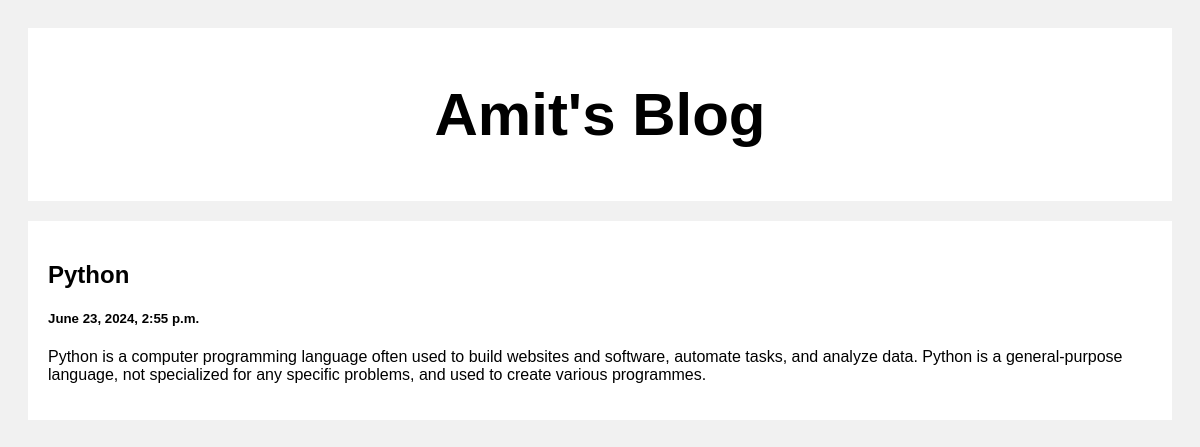
Screenshot of /post/2 with the database file from the repository.
### posts/models.py (models this page shows)
class Post(models.Model):
    title=models.CharField(max_length=100)
    body=models.CharField(max_length=100000)
    created=models.DateTimeField(default=datetime.now,blank=True)

### posts/views.py (the view)
# urls.py: path('post/<str:pk>',views.post,name='post')
def post(request,pk):
    posts=Post.objects.get(id=pk)
    return render(request,'post.html',{'posts':posts})

### templates/post.html (shortened to what this page needs)
<!DOCTYPE html>
<html>
<head>
</head>
<body>
<div class="header">
  <h2>Amit's Blog</h2>
</div>
<div class="row">
  <div class="leftcolumn">
    <div class="card">
        <a style="text-decoration: None; color: black;" href="#">
            <h2>{{posts.title}}</h2>
            <h5>{{posts.created}}</h5>
            <p>{{posts.body}}</p>
        </a>
    </div>
  </div>
</div>
</body>
</html>

### templates/post.html (style rules this page uses)
* { box-sizing: border-box; }
body { font-family: Arial; padding: 20px; background: #f1f1f1; }
.header { padding: 2px; font-size: 40px; text-align: center; background: white; }
.leftcolumn { float: left; width: 100%; }
.card { background-color: white; padding: 20px; margin-top: 20px; }
.row:after { content: ""; display: table; clear: both; }

### rows the page displays
Post: title "Python", created "June 23, 2024, 2:55 p.m.", body "Python is a computer programming language often used to build websites and software, automate tasks, and analyze data. Python is a general-purpose language, not specialized for any specific problems, and used to create various programmes."
